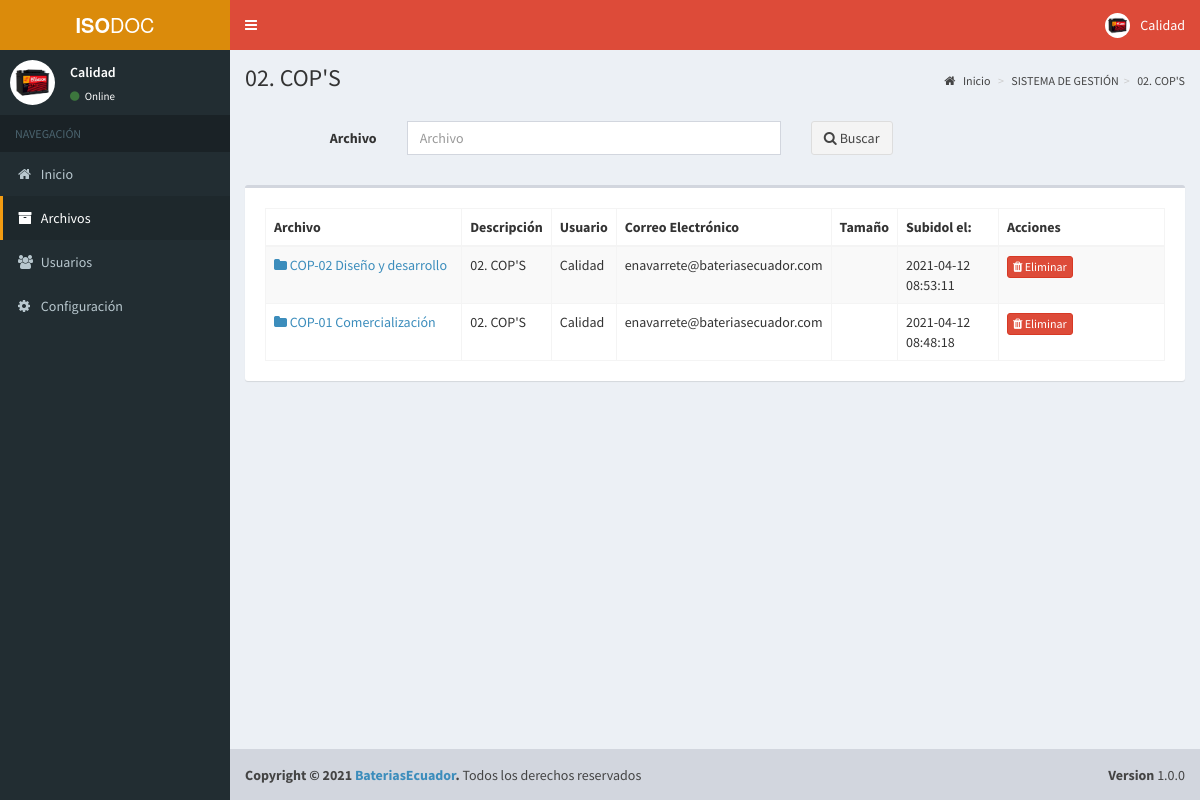
The page /cpanel/files?folder=y9-bSoMNERL7 (signed in) on the database as committed earlier.
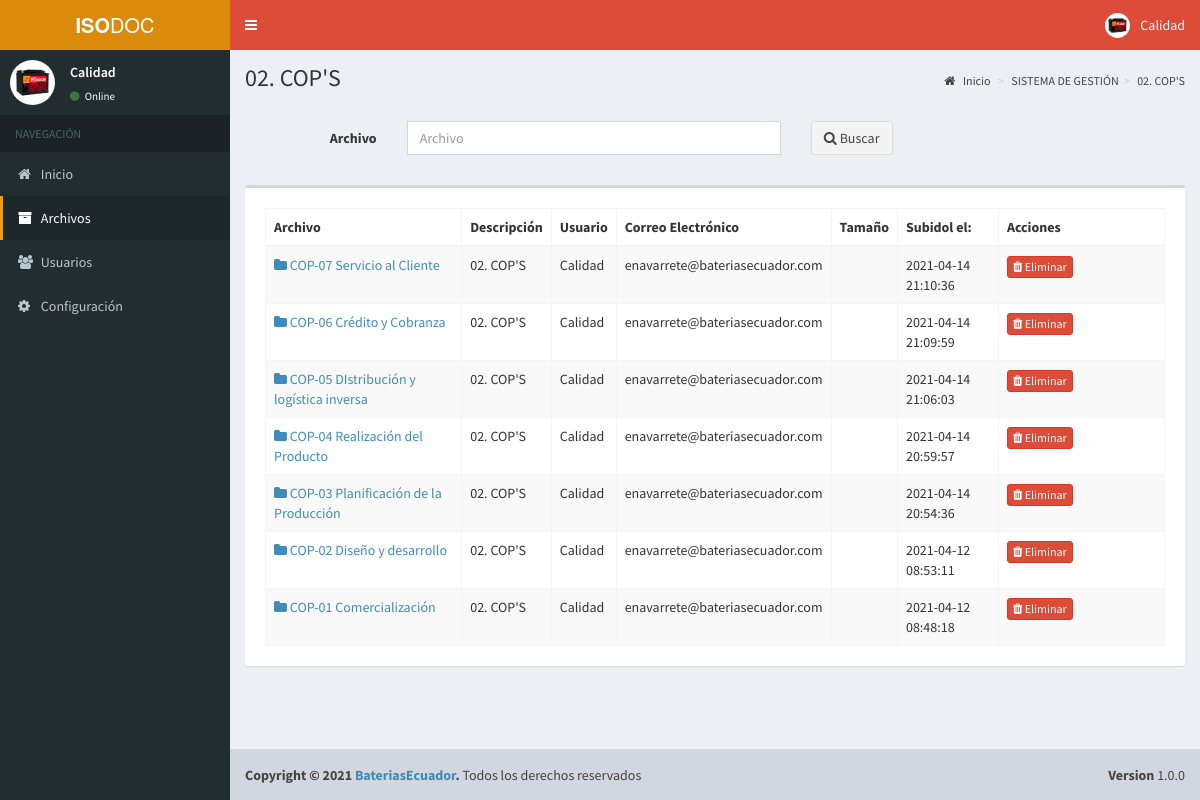
The same page on the database as committed later.
### tables this page shows
CREATE TABLE IF NOT EXISTS `file` (
  `id` int(11) NOT NULL AUTO_INCREMENT,
  `code` varchar(12) NOT NULL,
  `filename` varchar(255) NOT NULL,
  `description` varchar(255) NOT NULL,
  `download` int(11) NOT NULL,
  `is_public` tinyint(1) NOT NULL DEFAULT '0',
  `is_folder` tinyint(1) NOT NULL DEFAULT '0',
  `is_deleted` tinyint(1) NOT NULL DEFAULT '0',
  `user_id` int(11) NOT NULL,
  `status` int(11) DEFAULT '1',
  `folder_id` int(11) DEFAULT NULL,
  `created_at` datetime NOT NULL,
  `code_last` varchar(50) DEFAULT NULL,
  PRIMARY KEY (`id`),
  KEY `folder_id` (`folder_id`),
  KEY `user_id` (`user_id`),
  CONSTRAINT `file_ibfk_1` FOREIGN KEY (`folder_id`) REFERENCES `file` (`id`) ON DELETE CASCADE ON UPDATE CASCADE,
  CONSTRAINT `file_ibfk_2` FOREIGN KEY (`user_id`) REFERENCES `user` (`id`) ON DELETE CASCADE ON UPDATE CASCADE
);

CREATE TABLE IF NOT EXISTS `user` (
  `id` int(11) NOT NULL AUTO_INCREMENT,
  `fullname` varchar(100) NOT NULL,
  `email` varchar(255) NOT NULL,
  `password` varchar(60) NOT NULL,
  `image` varchar(255) DEFAULT NULL,
  `is_active` tinyint(1) NOT NULL DEFAULT '1',
  `is_admin` tinyint(1) NOT NULL DEFAULT '0',
  `is_public` tinyint(1) NOT NULL DEFAULT '0',
  `is_evaluator` tinyint(1) NOT NULL DEFAULT '0',
  `created_at` datetime NOT NULL,
  PRIMARY KEY (`id`),
  UNIQUE KEY `email` (`email`)
);

### cpanel/files.php (the view, shortened to what the changed rows need)
<?php
include "header.php";
?>
<?php
$is_public = $_SESSION['is_public'];
$folder = null;
if (isset($_GET["folder"]) && $_GET["folder"] != "") {
    $id_folder = $_GET["folder"];
    $folder = mysqli_query($con, "select * from file where code=\"$id_folder\" and is_deleted=0 ");
}
?>
<div class="content-wrapper">
    <section class="content-header">
        <h1><?php if ($folder == null) : ?>
                Mis Archivos
            <?php else : ?>
                <?php
                foreach ($folder as $clave_carpetas) {
                    echo $clave_carpetas['filename'];
                }
                ?>
            <?php endif; ?>
        </h1>
        <ol class="breadcrumb">
            <li><a href="home.php"><i class="fa fa-home"></i> Inicio</a></li>
            <?php if ($folder != null) :
                function getparent($folder)
                {
                    global $con;
                    foreach ($folder as $key) {
                        $function_folder_id = $key['folder_id'];
                        $function_code = $key['code'];
                        $function_filename = $key['filename'];
                        if ($function_folder_id != null) {
                            $parent = mysqli_query($con, "select * from file where id=$function_folder_id");
                            getparent($parent);
                        }
                        echo "<li><a href='files?folder=" . $function_code . "'>" . $function_filename . "</a></li>";
                    }
                }
                getparent($folder);
            endif;
            ?>
        </ol>
    </section>
    <section class="content">
        <div class="row">
            <div id="tabla_original" class="col-md-12">
                <?php
                $files = null;
                if ($is_public == 0) {
                    if ($folder == null) {
                        if (isset($_GET["q"]) && $_GET["q"] != "") {
                            $q = $_GET["q"];
                            $files = mysqli_query($con, "select * from file where folder_id is NULL and (filename like '%$q%' or description like '%$q%') and is_deleted=0 order by is_folder desc, filename asc");
                        } else {
                            $files = mysqli_query($con, "select * from file where is_deleted=0 and folder_id is NULL order by is_folder desc, filename asc");
                        }
                    } else {
                        if (isset($_GET["q"]) && $_GET["q"] != "") {
                            $q = $_GET["q"];
                            foreach ($folder as $folder_key) {
                                $folder_key_id = $folder_key['id'];
                                $files = mysqli_query($con, "select * from files where folder_id=$folder_key_id and is_deleted=0 and  (filename like '%$q%' or description like '%$q%') order by created_at desc");
                            }
                        } else {
                            foreach ($folder as $key_folder) {
                                $key_folder_id = $key_folder['id'];
                                $files = mysqli_query($con, "select * from file where folder_id=$key_folder_id and is_deleted=0 and status=1 order by created_at desc");
                            }
                        }
                    }
                }
                ?>
                <?php
                if (count($files) > 0) :
                ?>
                    <div class="box ">
                        <div class="box-body ">
                            <div class="box-body table-responsive">
                                <table id="example3" class="table table-bordered table-hover table-striped">
                                    <thead>
                                        <tr>
                                            <th>Archivo</th>
                                            <th class="hidden-xs hidden-sm">Descripción</th>
                                            <th class="hidden-xs hidden-sm">Usuario</th>
                                            <th class="hidden-xs hidden-sm">Correo Electrónico</th>
                                            <th class="hidden-xs hidden-sm">Tamaño</th>
                                            <th class="hidden-xs hidden-sm">Subidol el:</th>
                                            <?php if ($is_public == 0) : ?>
                                                <th class="hidden-xs hidden-sm">Acciones </th>
                                            <?php endif; ?>
                                        </tr>
                                    </thead>
                                    <tbody>
                                        <?php foreach ($files as $file) : ?>
                                            <tr>
                                                <td style="width: 250px">
                                                    <?php if ($file['is_folder']) : ?>
                                                        <a href="files?folder=<?php echo $file['code']; ?>">
                                                            <i class="fa fa-folder"></i>
                                                            <?php endif; ?>
                                                            <?php echo $file['filename']; ?></a>
                                                </td>
                                                <td class="hidden-xs hidden-sm">
                                                    <?php echo $file['description']; ?></a>
                                                </td>
                                                <td class="hidden-xs hidden-sm">
                                                    <?php
                                                    $show_user_id = $file['user_id'];
                                                    $users = mysqli_query($con, "select * from user where id=$show_user_id");
                                                    $user_rw = mysqli_fetch_array($users);
                                                    echo $user_rw['fullname'];
                                                    ?>
                                                </td>
                                                <td class="hidden-xs hidden-sm">
                                                    <?php echo $user_email = $user_rw['email']; ?>
                                                </td>
                                                <td class="hidden-xs hidden-sm">
                                                </td>
                                                <td style="width: 125px;" class="hidden-xs hidden-sm"><?php echo $file['created_at']; ?></td>
                                                <?php if ($is_public == 0) : ?>
                                                    <td class="" style="width:223px;">
                                                        <a title="Eliminar definitivamente" href="action/delfile?id=<?php echo $file['code']; ?>&tkn=<?php echo $_SESSION["tkn"] ?>" class="btn btn-xs btn-danger"><i class="fa fa-trash"></i> Eliminar</a>
                                                    </td>
                                                <?php endif; ?>
                                            </tr>
                                        <?php endforeach; ?>
                                    </tbody>
                                </table>
                            </div>
                        </div>
                    </div>
                <?php endif; ?>
            </div>
        </div>
    </section>
</div>
<?php include "footer.php"; ?>

Rows that differ between the two databases and show on the page:
added file: filename "COP-07 Servicio al Cliente", description "02. COP'S", user.fullname "Calidad", user.email "enavarrete@bateriasecuador.com", created_at "2021-04-14 21:10:36"
added file: filename "COP-06 Crédito y Cobranza", description "02. COP'S", user.fullname "Calidad", user.email "enavarrete@bateriasecuador.com", created_at "2021-04-14 21:09:59"
added file: filename "COP-05 DIstribución y logística inversa", description "02. COP'S", user.fullname "Calidad", user.email "enavarrete@bateriasecuador.com", created_at "2021-04-14 21:06:03"
added file: filename "COP-04 Realización del Producto", description "02. COP'S", user.fullname "Calidad", user.email "enavarrete@bateriasecuador.com", created_at "2021-04-14 20:59:57"
added file: filename "COP-03 Planificación de la Producción", description "02. COP'S", user.fullname "Calidad", user.email "enavarrete@bateriasecuador.com", created_at "2021-04-14 20:54:36"
